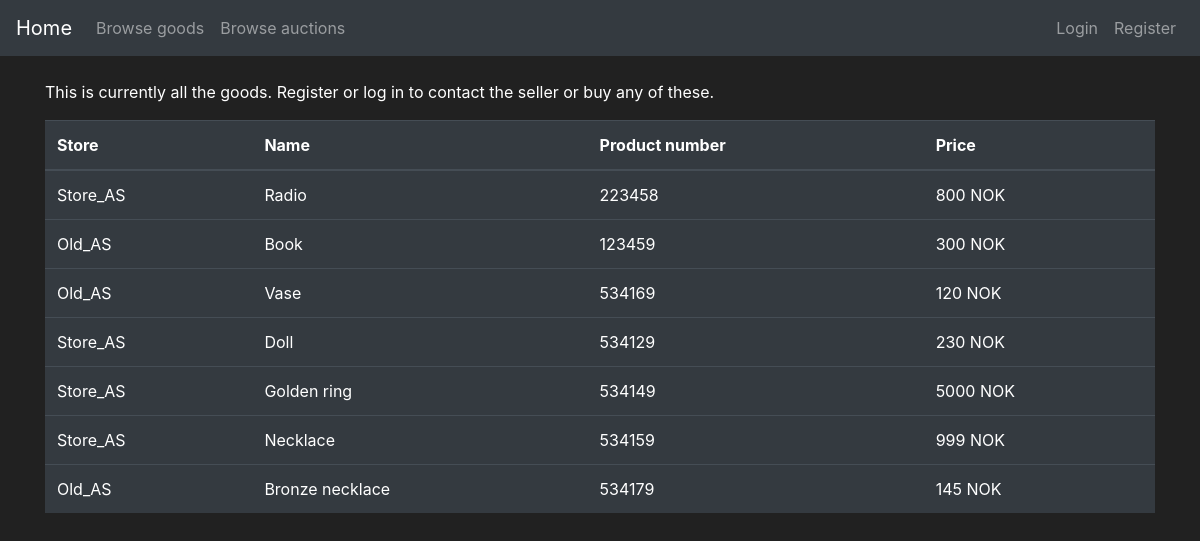
/store, run on an earlier commit of the app's database.
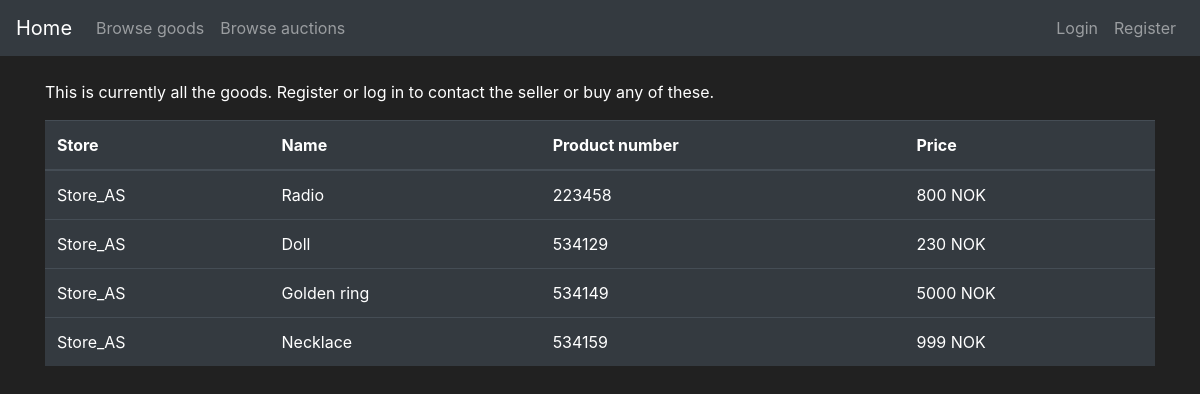
And on a later commit of the database.
### app_flask/models.py (models this page shows, shortened)
class Goods(db.Model):
    id = db.Column(db.Integer, primary_key=True)
    name = db.Column(db.String(30), nullable=False)
    description = db.Column(db.String(70), unique=False, nullable=False)
    price = db.Column(db.Integer, unique=False, nullable=False)
    product_number = db.Column(db.String(length=6), nullable=False, unique=True)
    goods_type = db.Column(db.Boolean(), nullable=False, default=False)
    date_created = db.Column(db.DateTime(), default=datetime.utcnow)
    user_owner = db.Column(db.Integer(), db.ForeignKey('user.id'))
    store_owner = db.Column(db.Integer(), db.ForeignKey('store.id'))

class Store(db.Model):
    id = db.Column(db.Integer(), primary_key=True)
    store_name = db.Column(db.String(length=30), nullable=False, unique=True)
    street_address = db.Column(db.String(length=40), nullable=False)
    street_number = db.Column(db.Integer(), nullable=False)
    postal_code = db.Column(db.Integer(), nullable=False)
    province = db.Column(db.String(length=50), nullable=False)
    store_email = db.Column(db.String(length=50), nullable=False, unique=True)
    store_phone = db.Column(db.Integer(), nullable=False)
    date_created = db.Column(db.DateTime(), default=datetime.utcnow)
    user_owner = db.Column(db.Integer(), db.ForeignKey('user.id'))
    goods = db.relationship('Goods', backref='owned_store', lazy=True)

### app_flask/main/routes.py (the view, shortened to what this page needs)
@bp.route("/store", methods=["POST", "GET"])
def store_page():
    buy_form = BuyGoodsForm()
    if request.method == "GET":
        items = db.session.query(Goods, Store).filter(and_(Store.id == Goods.store_owner, Goods.goods_type == 0)).all()
        return render_template("store.html", items=items, buy_form=buy_form)

### app_flask/templates/store.html (shortened to what this page needs)
{% extends 'base.html' %}
{% block content %}
<div class="container">
    <br>
    {% if current_user.is_authenticated and current_user.profile_type==1 %}
        <table class="table table-hover table-dark">
            <thead>
                <tr>
                    <th scope="col">Product name</th>
                    <th scope="col">Store owner</th>
                    <th scope="col">Product number</th>
                    <th scope="col">Price</th>
                    <th scope="col">Options</th>
                </tr>
            </thead>
            <tbody>
                {% for item, store in items %}
                {% include 'include/goods_modals.html' %}
                {% if store.user_owner==current_user.id %}
                <tr>
                    <td>{{item.name}}</td>
                    <td>{{store.store_name}}</td>
                    <td>{{item.product_number}}</td>
                    <td>{{item.price}} NOK</td>
                    <td>
                        <button class="btn btn-outline btn-info" data-toggle="modal" data-target="#Modal-MoreInfo-{{ item.id }}">More Info</button>
                    </td>
                </tr>
                {% else %}
                <tr>
                    <td>{{item.name}}</td>
                    <td>{{store.store_name}}</td>
                    <td>{{item.product_number}}</td>
                    <td>{{item.price}} NOK</td>
                    <td>
                        <button class="btn btn-outline btn-info" data-toggle="modal" data-target="#Modal-MoreInfo-{{ item.id }}">More Info</button>
                        <button class="btn btn-outline btn-success" data-toggle="modal" data-target="#Modal-PurchaseConfirm-{{ item.id }}" >Purchase</button>
                    </td>
                    <td> </td>
                </tr>
                {% endif %}
                {% endfor %}
            </tbody>
        </table>
    {% else%}
    <p>This is currently all the goods. Register or log in to contact the seller or buy any of these.</p>
        <table class="table table-hover table-dark">
            <thead>
                <tr>
                    <th scope="col">Store</th>
                    <th scope="col">Name</th>
                    <th scope="col">Product number</th>
                    <th scope="col">Price</th>
                </tr>
            </thead>
            <tbody>
                {% for item, store in items %}
                <tr>
                    <td>{{store.store_name}}</td>
                    <td>{{item.name}}</td>
                    <td>{{item.product_number}}</td>
                    <td>{{item.price}} NOK</td>
                </tr>
                {% endfor %}
            </tbody>
        </table>
    {% endif %}
</div>
{% endblock %}

What changed in the data, as far as the page shows it:
no longer on this page (row edited): Goods: store_name "Old_AS", name "Book", product_number "123459", price "300"
no longer on this page (row edited): Goods: store_name "Old_AS", name "Vase", product_number "534169", price "120"
no longer on this page (row edited): Goods: store_name "Old_AS", name "Bronze necklace", product_number "534179", price "145"
